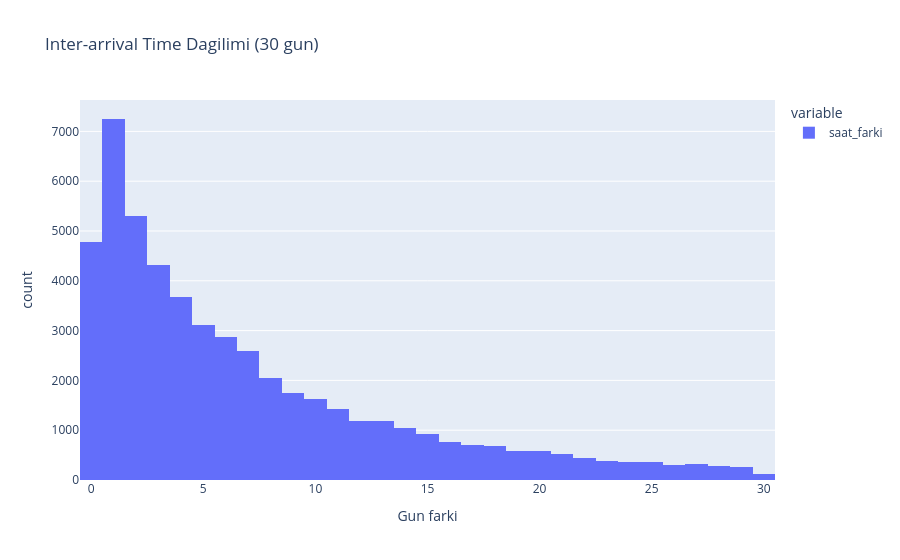

The cell this chart's notebook holds for it:
### Markdown cell above
---

## 7. Inter-arrival Time Dağılımı (Survival)
Bir arızadan sonra kaç gün arızasız kalıyor araç? Exponential dağılım uyumu testi.

### Code cell
# BOLUM 7: Inter-arrival Time Dagilimi (Survival)
# Soru: Bir arizadan sonra kac gun arizasiz kaliyor arac?
# Yontem: Kaplan-Meier benzeri ampirik survival fonksiyonu

# Tum ardisik ariza ciftleri
inter = df['saat_farki'].dropna() / 24  # gun cinsinden

print('=== INTER-ARRIVAL TIME (GUN) ===')
print(f'Toplam ardisik kayit: {len(inter):,}')
print(f'Median: {inter.median():.2f} gun')
print(f'Mean:   {inter.mean():.2f} gun')
print(f'P25:    {inter.quantile(0.25):.2f} gun')
print(f'P75:    {inter.quantile(0.75):.2f} gun')
print(f'P95:    {inter.quantile(0.95):.2f} gun')

# Survival fonksiyonu: S(t) = P(T > t)
gunler = np.arange(0, 31, 1)
survival = [(inter > t).mean() for t in gunler]

print()
print('=== SURVIVAL FONKSIYONU: P(Sonraki ariza > t gun) ===')
print(f'{"Gun":5s}  S(t)    Pct ariza t gun icinde')
for t, s in zip(gunler, survival):
    if t in [0, 1, 3, 7, 14, 21, 30]:
        print(f'{t:5d}  {s:.3f}    {(1-s)*100:5.1f}%')

# Exponential mi? Eger oyle ise log-S(t) lineer olmali
# Test: log-likelihood ratio
from scipy.stats import expon
# Exponential parametre tahmini
loc, scale = expon.fit(inter, floc=0)
# K-S test
ks_stat, ks_p = stats.kstest(inter, 'expon', args=(loc, scale))
print()
print('=== DAGILIM TESTI ===')
print(f'Exponential scale tahmini: {scale:.2f} gun')
print(f'K-S test: stat={ks_stat:.4f}, p={ks_p:.6f}')
if ks_p < 0.05:
    print('VERIYE GORE: Inter-arrival dagilimi exponential ile UYUMLU DEGIL (p<0.05).')
    print('  -> Arizalar memoryless degil — gecmis pattern var.')
else:
    print('VERIYE GORE: Inter-arrival exponential ile uyumlu (random Poisson process).')

# Gorsel
sub = inter[inter <= 30]
fig = px.histogram(sub, nbins=30, title='Inter-arrival Time Dagilimi (30 gun)',
                    labels={'value': 'Gun farki'})
fig.show()

### Figure 1 — Plotly figure (JSON) as saved in the notebook; plotly's stock layout.template omitted (floating-point values rounded to 4 significant figures; data arrays with more than 128 entries replaced by an {"elided": "..."} marker saying what was removed)
{"data": [{"bingroup": "x", "hovertemplate": "variable=saat_farki<br>Gun farki=%{x}<br>count=%{y}<extra></extra>", "legendgroup": "saat_farki", "marker": {"color": "#636efa", "pattern": {"shape": ""}}, "name": "saat_farki", "nbinsx": 30, "orientation": "v", "showlegend": true, "type": "histogram", "x": {"elided": "51675 float values"}, "xaxis": "x", "yaxis": "y"}], "layout": {"barmode": "relative", "legend": {"title": {"text": "variable"}, "tracegroupgap": 0}, "title": {"text": "Inter-arrival Time Dagilimi (30 gun)"}, "xaxis": {"anchor": "y", "domain": [0, 1], "title": {"text": "Gun farki"}}, "yaxis": {"anchor": "x", "domain": [0, 1], "title": {"text": "count"}}}}
